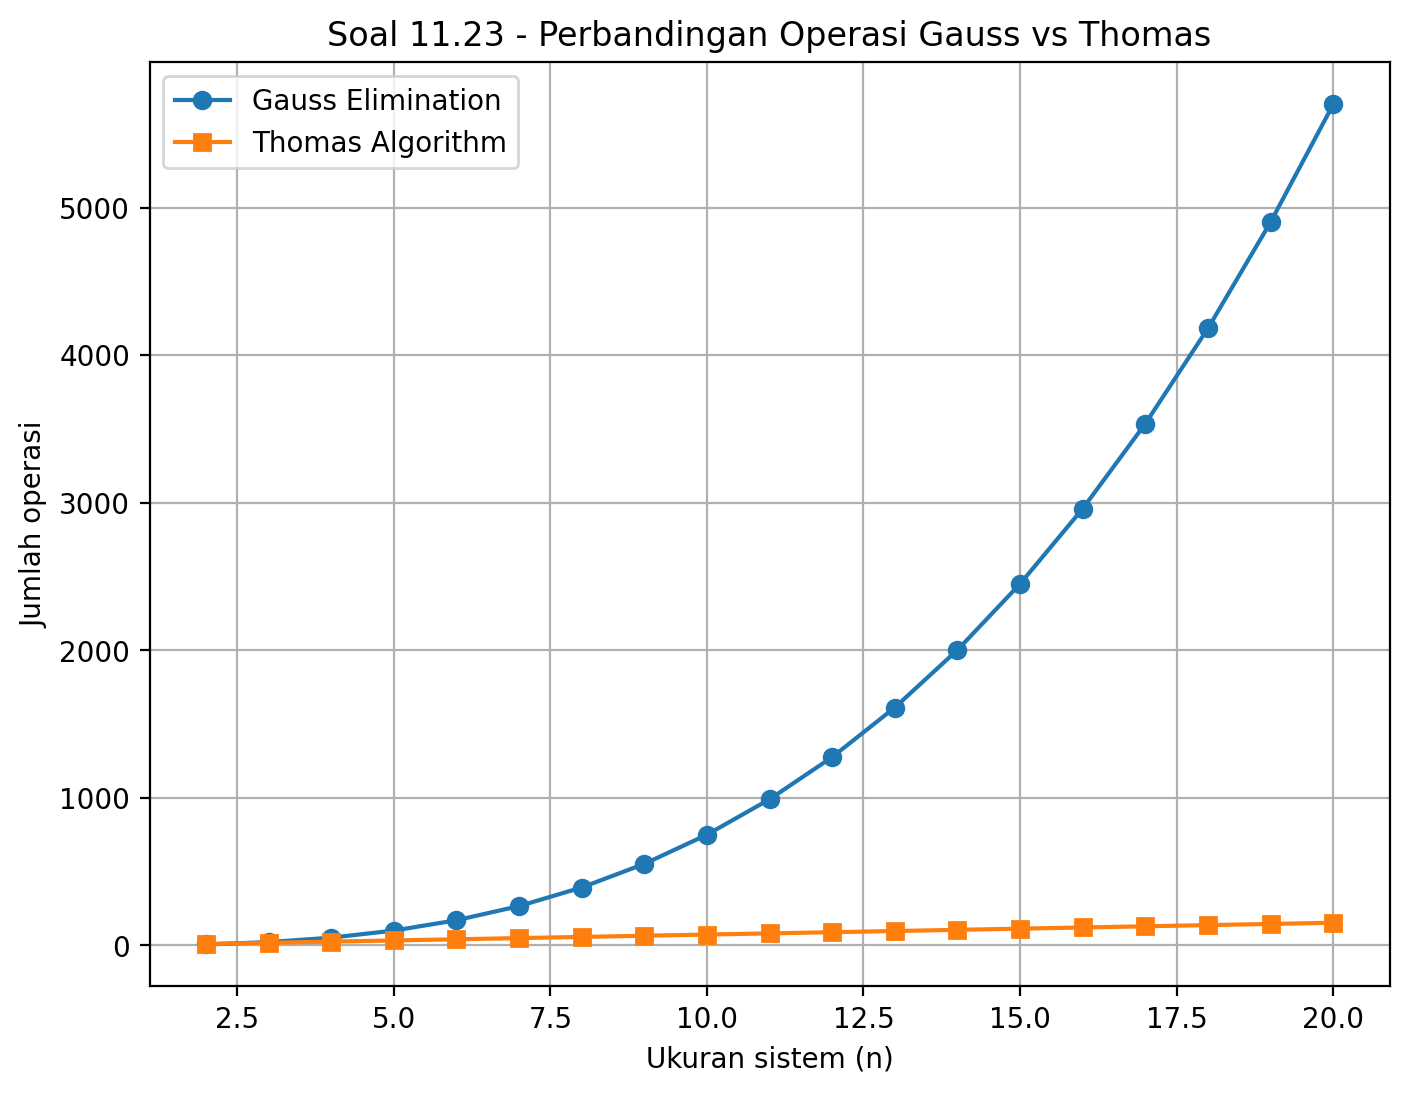

Reproduce this figure in Python.
"""
soal11_23.py
Nama  : Nazril Ilham Kakame
NIM   : F5512510026
Kelas : Teknik Informatika A

Soal 11.23
Membuat analisis jumlah operasi untuk Thomas Algorithm,
kemudian membandingkannya dengan eliminasi Gauss tanpa pivoting.

Diminta:
Membuat plot jumlah operasi terhadap n dari n = 2 sampai n = 20
untuk kedua metode.
"""

import numpy as np
import matplotlib.pyplot as plt


# ==========================================================
# Fungsi jumlah operasi
# ==========================================================

def operasi_gauss(n):
    """
    Jumlah operasi eliminasi Gauss tanpa pivoting.
    Rumus lengkap:
    (2n^3 + 3n^2 - 5n) / 3
    """
    return (2 * n**3 + 3 * n**2 - 5 * n) / 3


def operasi_thomas(n):
    """
    Jumlah operasi Thomas Algorithm untuk sistem tridiagonal.
    Perkiraan operasi linear:
    8n - 7
    """
    return 8 * n - 7


# ==========================================================
# Data n dari 2 sampai 20
# ==========================================================

n_values = np.arange(2, 21)

gauss_values = operasi_gauss(n_values)
thomas_values = operasi_thomas(n_values)


# ==========================================================
# Output tabel
# ==========================================================

print("=== SOAL 11.23 ===")
print("Perbandingan jumlah operasi:")
print("Gauss Elimination vs Thomas Algorithm")

print("\nRumus:")
print("Gauss Elimination = (2n^3 + 3n^2 - 5n) / 3")
print("Thomas Algorithm  = 8n - 7")

print("\nTabel jumlah operasi:")
print("{:<5} {:>15} {:>15} {:>15}".format("n", "Gauss", "Thomas", "Rasio"))

for i in range(len(n_values)):
    n = n_values[i]
    gauss = gauss_values[i]
    thomas = thomas_values[i]
    rasio = gauss / thomas

    print("{:<5} {:>15.2f} {:>15.2f} {:>14.2f}x".format(
        n, gauss, thomas, rasio
    ))


# ==========================================================
# Grafik
# ==========================================================

plt.figure(figsize=(8, 6))

plt.plot(
    n_values,
    gauss_values,
    marker="o",
    label="Gauss Elimination"
)

plt.plot(
    n_values,
    thomas_values,
    marker="s",
    label="Thomas Algorithm"
)

plt.xlabel("Ukuran sistem (n)")
plt.ylabel("Jumlah operasi")
plt.title("Soal 11.23 - Perbandingan Operasi Gauss vs Thomas")
plt.grid(True)
plt.legend()

plt.savefig("soal11_23.png", dpi=200, bbox_inches="tight")
plt.close()


# ==========================================================
# Kesimpulan
# ==========================================================

print("\nGrafik berhasil disimpan sebagai: soal11_23.png")

print("\nKesimpulan:")
print("Eliminasi Gauss memiliki orde O(n^3), sehingga jumlah operasi naik sangat cepat.")
print("Thomas Algorithm memiliki orde O(n), sehingga jumlah operasi naik secara linear.")
print("Untuk sistem tridiagonal, Thomas Algorithm jauh lebih efisien.")

print("\nUntuk n = 20:")
print("Operasi Gauss  = {:.0f}".format(operasi_gauss(20)))
print("Operasi Thomas = {:.0f}".format(operasi_thomas(20)))
print("Rasio Gauss/Thomas = {:.2f}x".format(operasi_gauss(20) / operasi_thomas(20)))
